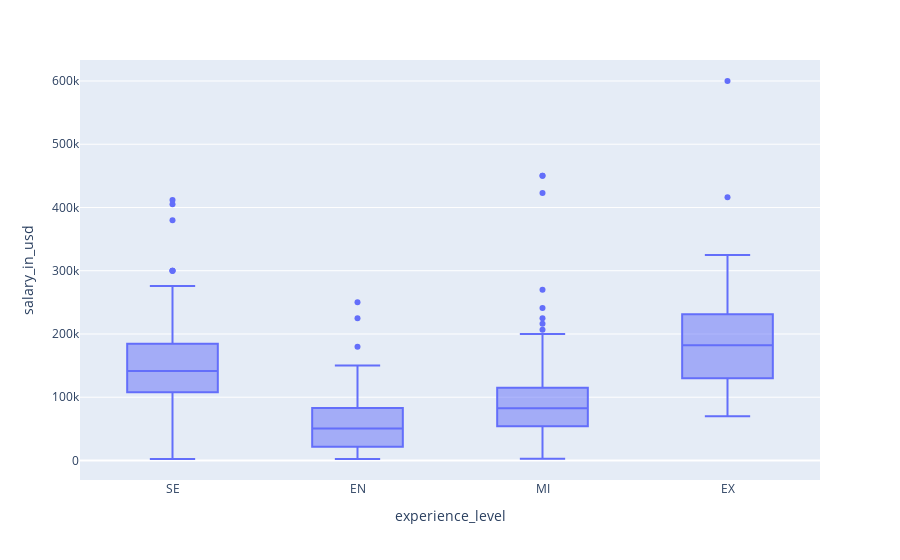

The code cell stored with this chart in its notebook:
### Markdown cell above
# Plotting Graphs for Visualisation

### Code cell
fig = px.box(df, x="experience_level", y="salary_in_usd")
fig.show()

### Figure 1 — Plotly figure (JSON) as saved in the notebook; plotly's stock layout.template omitted (floating-point values rounded to 4 significant figures; data arrays with more than 128 entries replaced by an {"elided": "..."} marker saying what was removed)
{"data": [{"alignmentgroup": "True", "hovertemplate": "experience_level=%{x}<br>salary_in_usd=%{y}<extra></extra>", "legendgroup": "", "marker": {"color": "#636efa"}, "name": "", "notched": false, "offsetgroup": "", "orientation": "v", "showlegend": false, "type": "box", "x": {"elided": "1195 str values"}, "x0": " ", "xaxis": "x", "y": {"elided": "1195 int values"}, "y0": " ", "yaxis": "y"}], "layout": {"boxmode": "group", "legend": {"tracegroupgap": 0}, "margin": {"t": 60}, "xaxis": {"anchor": "y", "domain": [0, 1], "title": {"text": "experience_level"}}, "yaxis": {"anchor": "x", "domain": [0, 1], "title": {"text": "salary_in_usd"}}}}
